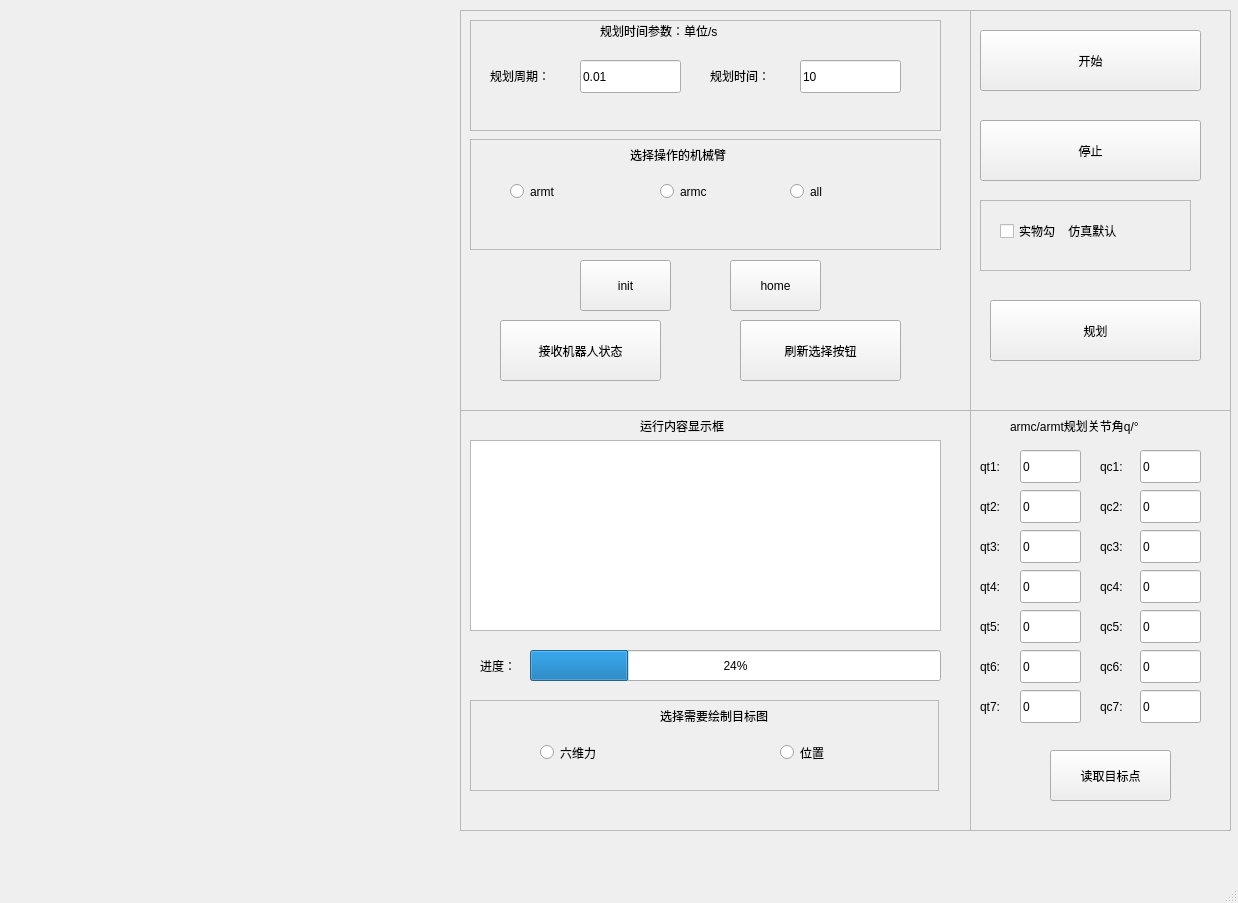
<?xml version="1.0" encoding="UTF-8"?>
<ui version="4.0">
 <class>ArmctForm1</class>
 <widget class="QMainWindow" name="ArmctForm1">
  <property name="geometry">
   <rect>
    <x>0</x>
    <y>0</y>
    <width>1238</width>
    <height>903</height>
   </rect>
  </property>
  <property name="windowTitle">
   <string>MainWindow</string>
  </property>
  <property name="iconSize">
   <size>
    <width>16</width>
    <height>16</height>
   </size>
  </property>
  <property name="animated">
   <bool>false</bool>
  </property>
  <widget class="QWidget" name="centralwidget">
   <widget class="QWidget" name="horizontalLayoutWidget">
    <property name="geometry">
     <rect>
      <x>10</x>
      <y>10</y>
      <width>451</width>
      <height>401</height>
     </rect>
    </property>
    <layout class="QHBoxLayout" name="horizontalLayout_1"/>
   </widget>
   <widget class="QWidget" name="horizontalLayoutWidget_2">
    <property name="geometry">
     <rect>
      <x>10</x>
      <y>410</y>
      <width>451</width>
      <height>421</height>
     </rect>
    </property>
    <layout class="QHBoxLayout" name="horizontalLayout_2"/>
   </widget>
   <widget class="QWidget" name="horizontalLayoutWidget_5">
    <property name="geometry">
     <rect>
      <x>460</x>
      <y>410</y>
      <width>511</width>
      <height>421</height>
     </rect>
    </property>
    <layout class="QHBoxLayout" name="horizontalLayout_5">
     <item>
      <widget class="QFrame" name="frame">
       <property name="frameShape">
        <enum>QFrame::StyledPanel</enum>
       </property>
       <property name="frameShadow">
        <enum>QFrame::Raised</enum>
       </property>
       <widget class="QTextEdit" name="textEdit">
        <property name="geometry">
         <rect>
          <x>10</x>
          <y>30</y>
          <width>471</width>
          <height>191</height>
         </rect>
        </property>
       </widget>
       <widget class="QLabel" name="label">
        <property name="geometry">
         <rect>
          <x>180</x>
          <y>0</y>
          <width>131</width>
          <height>31</height>
         </rect>
        </property>
        <property name="text">
         <string>运行内容显示框</string>
        </property>
       </widget>
       <widget class="QProgressBar" name="progressBar">
        <property name="geometry">
         <rect>
          <x>70</x>
          <y>240</y>
          <width>411</width>
          <height>31</height>
         </rect>
        </property>
        <property name="value">
         <number>24</number>
        </property>
       </widget>
       <widget class="QLabel" name="label_15">
        <property name="geometry">
         <rect>
          <x>20</x>
          <y>240</y>
          <width>51</width>
          <height>31</height>
         </rect>
        </property>
        <property name="text">
         <string>进度：</string>
        </property>
       </widget>
       <widget class="QFrame" name="frame_7">
        <property name="geometry">
         <rect>
          <x>10</x>
          <y>290</y>
          <width>469</width>
          <height>91</height>
         </rect>
        </property>
        <property name="frameShape">
         <enum>QFrame::StyledPanel</enum>
        </property>
        <property name="frameShadow">
         <enum>QFrame::Raised</enum>
        </property>
        <widget class="QLabel" name="label_19">
         <property name="geometry">
          <rect>
           <x>190</x>
           <y>0</y>
           <width>141</width>
           <height>31</height>
          </rect>
         </property>
         <property name="text">
          <string>选择需要绘制目标图</string>
         </property>
        </widget>
        <widget class="QRadioButton" name="radioButton_force">
         <property name="geometry">
          <rect>
           <x>70</x>
           <y>40</y>
           <width>91</width>
           <height>25</height>
          </rect>
         </property>
         <property name="text">
          <string>六维力</string>
         </property>
        </widget>
        <widget class="QRadioButton" name="radioButton_pos">
         <property name="geometry">
          <rect>
           <x>310</x>
           <y>40</y>
           <width>91</width>
           <height>25</height>
          </rect>
         </property>
         <property name="text">
          <string>位置</string>
         </property>
        </widget>
       </widget>
      </widget>
     </item>
    </layout>
   </widget>
   <widget class="QWidget" name="horizontalLayoutWidget_6">
    <property name="geometry">
     <rect>
      <x>460</x>
      <y>10</y>
      <width>511</width>
      <height>401</height>
     </rect>
    </property>
    <layout class="QHBoxLayout" name="horizontalLayout_6">
     <item>
      <widget class="QFrame" name="frame_4">
       <property name="frameShape">
        <enum>QFrame::StyledPanel</enum>
       </property>
       <property name="frameShadow">
        <enum>QFrame::Raised</enum>
       </property>
       <widget class="QWidget" name="verticalLayoutWidget_3">
        <property name="geometry">
         <rect>
          <x>10</x>
          <y>10</y>
          <width>471</width>
          <height>111</height>
         </rect>
        </property>
        <layout class="QVBoxLayout" name="verticalLayout_3">
         <item>
          <widget class="QFrame" name="frame_3">
           <property name="frameShape">
            <enum>QFrame::StyledPanel</enum>
           </property>
           <property name="frameShadow">
            <enum>QFrame::Raised</enum>
           </property>
           <widget class="QLabel" name="label_14">
            <property name="geometry">
             <rect>
              <x>240</x>
              <y>40</y>
              <width>91</width>
              <height>31</height>
             </rect>
            </property>
            <property name="text">
             <string>规划时间：</string>
            </property>
           </widget>
           <widget class="QLineEdit" name="lineEdit_t">
            <property name="geometry">
             <rect>
              <x>330</x>
              <y>40</y>
              <width>101</width>
              <height>33</height>
             </rect>
            </property>
            <property name="text">
             <string>10</string>
            </property>
           </widget>
           <widget class="QLineEdit" name="lineEdit_T">
            <property name="geometry">
             <rect>
              <x>110</x>
              <y>40</y>
              <width>101</width>
              <height>33</height>
             </rect>
            </property>
            <property name="text">
             <string>0.01</string>
            </property>
           </widget>
           <widget class="QLabel" name="label_12">
            <property name="geometry">
             <rect>
              <x>20</x>
              <y>40</y>
              <width>91</width>
              <height>31</height>
             </rect>
            </property>
            <property name="text">
             <string>规划周期：</string>
            </property>
           </widget>
           <widget class="QLabel" name="label_13">
            <property name="geometry">
             <rect>
              <x>130</x>
              <y>0</y>
              <width>239</width>
              <height>21</height>
             </rect>
            </property>
            <property name="text">
             <string>规划时间参数：单位/s</string>
            </property>
           </widget>
          </widget>
         </item>
        </layout>
       </widget>
       <widget class="QPushButton" name="button_receive">
        <property name="geometry">
         <rect>
          <x>40</x>
          <y>310</y>
          <width>161</width>
          <height>61</height>
         </rect>
        </property>
        <property name="text">
         <string>接收机器人状态</string>
        </property>
        <property name="autoDefault">
         <bool>true</bool>
        </property>
       </widget>
       <widget class="QPushButton" name="button_init">
        <property name="geometry">
         <rect>
          <x>120</x>
          <y>250</y>
          <width>91</width>
          <height>51</height>
         </rect>
        </property>
        <property name="text">
         <string>init</string>
        </property>
        <property name="autoDefault">
         <bool>true</bool>
        </property>
       </widget>
       <widget class="QPushButton" name="button_home">
        <property name="geometry">
         <rect>
          <x>270</x>
          <y>250</y>
          <width>91</width>
          <height>51</height>
         </rect>
        </property>
        <property name="text">
         <string>home</string>
        </property>
        <property name="autoDefault">
         <bool>true</bool>
        </property>
       </widget>
       <widget class="QWidget" name="horizontalLayoutWidget_3">
        <property name="geometry">
         <rect>
          <x>10</x>
          <y>129</y>
          <width>471</width>
          <height>111</height>
         </rect>
        </property>
        <layout class="QHBoxLayout" name="horizontalLayout">
         <item>
          <widget class="QFrame" name="frame_2">
           <property name="frameShape">
            <enum>QFrame::StyledPanel</enum>
           </property>
           <property name="frameShadow">
            <enum>QFrame::Raised</enum>
           </property>
           <widget class="QLabel" name="label_18">
            <property name="geometry">
             <rect>
              <x>160</x>
              <y>0</y>
              <width>151</width>
              <height>31</height>
             </rect>
            </property>
            <property name="text">
             <string>选择操作的机械臂</string>
            </property>
           </widget>
           <widget class="QRadioButton" name="radioButton_robot1">
            <property name="geometry">
             <rect>
              <x>40</x>
              <y>40</y>
              <width>91</width>
              <height>25</height>
             </rect>
            </property>
            <property name="text">
             <string>armt</string>
            </property>
           </widget>
           <widget class="QRadioButton" name="radioButton_robot2">
            <property name="geometry">
             <rect>
              <x>190</x>
              <y>40</y>
              <width>91</width>
              <height>25</height>
             </rect>
            </property>
            <property name="text">
             <string>armc</string>
            </property>
           </widget>
           <widget class="QRadioButton" name="radioButton_all">
            <property name="geometry">
             <rect>
              <x>320</x>
              <y>40</y>
              <width>91</width>
              <height>25</height>
             </rect>
            </property>
            <property name="text">
             <string>all</string>
            </property>
           </widget>
          </widget>
         </item>
        </layout>
       </widget>
       <widget class="QPushButton" name="button_refresh">
        <property name="geometry">
         <rect>
          <x>280</x>
          <y>310</y>
          <width>161</width>
          <height>61</height>
         </rect>
        </property>
        <property name="text">
         <string>刷新选择按钮</string>
        </property>
        <property name="autoDefault">
         <bool>true</bool>
        </property>
       </widget>
      </widget>
     </item>
    </layout>
   </widget>
   <widget class="QWidget" name="verticalLayoutWidget">
    <property name="geometry">
     <rect>
      <x>970</x>
      <y>410</y>
      <width>261</width>
      <height>421</height>
     </rect>
    </property>
    <layout class="QVBoxLayout" name="verticalLayout">
     <item>
      <widget class="QFrame" name="frame_6">
       <property name="frameShape">
        <enum>QFrame::StyledPanel</enum>
       </property>
       <property name="frameShadow">
        <enum>QFrame::Raised</enum>
       </property>
       <widget class="QLabel" name="label_4">
        <property name="geometry">
         <rect>
          <x>10</x>
          <y>160</y>
          <width>31</width>
          <height>33</height>
         </rect>
        </property>
        <property name="text">
         <string>qt4:</string>
        </property>
       </widget>
       <widget class="QLineEdit" name="lineEdit_q5_1">
        <property name="geometry">
         <rect>
          <x>50</x>
          <y>200</y>
          <width>61</width>
          <height>33</height>
         </rect>
        </property>
        <property name="text">
         <string>0</string>
        </property>
       </widget>
       <widget class="QLabel" name="label_5">
        <property name="geometry">
         <rect>
          <x>10</x>
          <y>240</y>
          <width>31</width>
          <height>33</height>
         </rect>
        </property>
        <property name="text">
         <string>qt6:</string>
        </property>
       </widget>
       <widget class="QLineEdit" name="lineEdit_q6_1">
        <property name="geometry">
         <rect>
          <x>50</x>
          <y>240</y>
          <width>61</width>
          <height>33</height>
         </rect>
        </property>
        <property name="text">
         <string>0</string>
        </property>
       </widget>
       <widget class="QLineEdit" name="lineEdit_q4_1">
        <property name="geometry">
         <rect>
          <x>50</x>
          <y>160</y>
          <width>61</width>
          <height>33</height>
         </rect>
        </property>
        <property name="text">
         <string>0</string>
        </property>
       </widget>
       <widget class="QLabel" name="label_7">
        <property name="geometry">
         <rect>
          <x>10</x>
          <y>200</y>
          <width>31</width>
          <height>33</height>
         </rect>
        </property>
        <property name="text">
         <string>qt5:</string>
        </property>
       </widget>
       <widget class="QLabel" name="label_3">
        <property name="geometry">
         <rect>
          <x>40</x>
          <y>0</y>
          <width>171</width>
          <height>31</height>
         </rect>
        </property>
        <property name="text">
         <string>armc/armt规划关节角q/°</string>
        </property>
       </widget>
       <widget class="QLabel" name="label_8">
        <property name="geometry">
         <rect>
          <x>10</x>
          <y>120</y>
          <width>31</width>
          <height>33</height>
         </rect>
        </property>
        <property name="text">
         <string>qt3:</string>
        </property>
       </widget>
       <widget class="QLineEdit" name="lineEdit_q3_1">
        <property name="geometry">
         <rect>
          <x>50</x>
          <y>120</y>
          <width>61</width>
          <height>33</height>
         </rect>
        </property>
        <property name="text">
         <string>0</string>
        </property>
       </widget>
       <widget class="QLabel" name="label_9">
        <property name="geometry">
         <rect>
          <x>10</x>
          <y>80</y>
          <width>31</width>
          <height>33</height>
         </rect>
        </property>
        <property name="text">
         <string>qt2:</string>
        </property>
       </widget>
       <widget class="QLineEdit" name="lineEdit_q2_1">
        <property name="geometry">
         <rect>
          <x>50</x>
          <y>80</y>
          <width>61</width>
          <height>33</height>
         </rect>
        </property>
        <property name="text">
         <string>0</string>
        </property>
       </widget>
       <widget class="QLabel" name="label_10">
        <property name="geometry">
         <rect>
          <x>10</x>
          <y>40</y>
          <width>31</width>
          <height>33</height>
         </rect>
        </property>
        <property name="text">
         <string>qt1:</string>
        </property>
       </widget>
       <widget class="QLineEdit" name="lineEdit_q1_1">
        <property name="geometry">
         <rect>
          <x>50</x>
          <y>40</y>
          <width>61</width>
          <height>33</height>
         </rect>
        </property>
        <property name="text">
         <string>0</string>
        </property>
       </widget>
       <widget class="QPushButton" name="button_read">
        <property name="geometry">
         <rect>
          <x>80</x>
          <y>340</y>
          <width>121</width>
          <height>51</height>
         </rect>
        </property>
        <property name="text">
         <string>读取目标点</string>
        </property>
        <property name="autoDefault">
         <bool>true</bool>
        </property>
       </widget>
       <widget class="QLineEdit" name="lineEdit_q7_1">
        <property name="geometry">
         <rect>
          <x>50</x>
          <y>280</y>
          <width>61</width>
          <height>33</height>
         </rect>
        </property>
        <property name="text">
         <string>0</string>
        </property>
       </widget>
       <widget class="QLabel" name="label_6">
        <property name="geometry">
         <rect>
          <x>10</x>
          <y>280</y>
          <width>31</width>
          <height>33</height>
         </rect>
        </property>
        <property name="text">
         <string>qt7:</string>
        </property>
       </widget>
       <widget class="QLineEdit" name="lineEdit_q3_2">
        <property name="geometry">
         <rect>
          <x>170</x>
          <y>120</y>
          <width>61</width>
          <height>33</height>
         </rect>
        </property>
        <property name="text">
         <string>0</string>
        </property>
       </widget>
       <widget class="QLineEdit" name="lineEdit_q2_2">
        <property name="geometry">
         <rect>
          <x>170</x>
          <y>80</y>
          <width>61</width>
          <height>33</height>
         </rect>
        </property>
        <property name="text">
         <string>0</string>
        </property>
       </widget>
       <widget class="QLineEdit" name="lineEdit_q6_2">
        <property name="geometry">
         <rect>
          <x>170</x>
          <y>240</y>
          <width>61</width>
          <height>33</height>
         </rect>
        </property>
        <property name="text">
         <string>0</string>
        </property>
       </widget>
       <widget class="QLabel" name="label_11">
        <property name="geometry">
         <rect>
          <x>130</x>
          <y>200</y>
          <width>31</width>
          <height>33</height>
         </rect>
        </property>
        <property name="text">
         <string>qc5:</string>
        </property>
       </widget>
       <widget class="QLabel" name="label_16">
        <property name="geometry">
         <rect>
          <x>130</x>
          <y>40</y>
          <width>31</width>
          <height>33</height>
         </rect>
        </property>
        <property name="text">
         <string>qc1:</string>
        </property>
       </widget>
       <widget class="QLineEdit" name="lineEdit_q7_2">
        <property name="geometry">
         <rect>
          <x>170</x>
          <y>280</y>
          <width>61</width>
          <height>33</height>
         </rect>
        </property>
        <property name="text">
         <string>0</string>
        </property>
       </widget>
       <widget class="QLabel" name="label_17">
        <property name="geometry">
         <rect>
          <x>130</x>
          <y>80</y>
          <width>31</width>
          <height>33</height>
         </rect>
        </property>
        <property name="text">
         <string>qc2:</string>
        </property>
       </widget>
       <widget class="QLabel" name="label_20">
        <property name="geometry">
         <rect>
          <x>130</x>
          <y>120</y>
          <width>31</width>
          <height>33</height>
         </rect>
        </property>
        <property name="text">
         <string>qc3:</string>
        </property>
       </widget>
       <widget class="QLineEdit" name="lineEdit_q4_2">
        <property name="geometry">
         <rect>
          <x>170</x>
          <y>160</y>
          <width>61</width>
          <height>33</height>
         </rect>
        </property>
        <property name="text">
         <string>0</string>
        </property>
       </widget>
       <widget class="QLineEdit" name="lineEdit_q5_2">
        <property name="geometry">
         <rect>
          <x>170</x>
          <y>200</y>
          <width>61</width>
          <height>33</height>
         </rect>
        </property>
        <property name="text">
         <string>0</string>
        </property>
       </widget>
       <widget class="QLabel" name="label_21">
        <property name="geometry">
         <rect>
          <x>130</x>
          <y>240</y>
          <width>31</width>
          <height>33</height>
         </rect>
        </property>
        <property name="text">
         <string>qc6:</string>
        </property>
       </widget>
       <widget class="QLineEdit" name="lineEdit_q1_2">
        <property name="geometry">
         <rect>
          <x>170</x>
          <y>40</y>
          <width>61</width>
          <height>33</height>
         </rect>
        </property>
        <property name="text">
         <string>0</string>
        </property>
       </widget>
       <widget class="QLabel" name="label_22">
        <property name="geometry">
         <rect>
          <x>130</x>
          <y>160</y>
          <width>31</width>
          <height>33</height>
         </rect>
        </property>
        <property name="text">
         <string>qc4:</string>
        </property>
       </widget>
       <widget class="QLabel" name="label_23">
        <property name="geometry">
         <rect>
          <x>130</x>
          <y>280</y>
          <width>31</width>
          <height>33</height>
         </rect>
        </property>
        <property name="text">
         <string>qc7:</string>
        </property>
       </widget>
       <zorder>lineEdit_q4_1</zorder>
       <zorder>label_4</zorder>
       <zorder>lineEdit_q5_1</zorder>
       <zorder>label_7</zorder>
       <zorder>label_5</zorder>
       <zorder>lineEdit_q6_1</zorder>
       <zorder>label_3</zorder>
       <zorder>label_8</zorder>
       <zorder>lineEdit_q3_1</zorder>
       <zorder>label_9</zorder>
       <zorder>lineEdit_q2_1</zorder>
       <zorder>label_10</zorder>
       <zorder>lineEdit_q1_1</zorder>
       <zorder>button_read</zorder>
       <zorder>lineEdit_q7_1</zorder>
       <zorder>label_6</zorder>
       <zorder>lineEdit_q3_2</zorder>
       <zorder>lineEdit_q2_2</zorder>
       <zorder>lineEdit_q6_2</zorder>
       <zorder>label_11</zorder>
       <zorder>label_16</zorder>
       <zorder>lineEdit_q7_2</zorder>
       <zorder>label_17</zorder>
       <zorder>label_20</zorder>
       <zorder>lineEdit_q4_2</zorder>
       <zorder>lineEdit_q5_2</zorder>
       <zorder>label_21</zorder>
       <zorder>lineEdit_q1_2</zorder>
       <zorder>label_22</zorder>
       <zorder>label_23</zorder>
      </widget>
     </item>
    </layout>
   </widget>
   <widget class="QWidget" name="verticalLayoutWidget_2">
    <property name="geometry">
     <rect>
      <x>970</x>
      <y>10</y>
      <width>261</width>
      <height>401</height>
     </rect>
    </property>
    <layout class="QVBoxLayout" name="verticalLayout_2">
     <item>
      <widget class="QFrame" name="frame_5">
       <property name="frameShape">
        <enum>QFrame::StyledPanel</enum>
       </property>
       <property name="frameShadow">
        <enum>QFrame::Raised</enum>
       </property>
       <widget class="QPushButton" name="button_begin">
        <property name="geometry">
         <rect>
          <x>10</x>
          <y>20</y>
          <width>221</width>
          <height>61</height>
         </rect>
        </property>
        <property name="text">
         <string>开始</string>
        </property>
        <property name="iconSize">
         <size>
          <width>16</width>
          <height>16</height>
         </size>
        </property>
        <property name="autoRepeat">
         <bool>false</bool>
        </property>
        <property name="autoExclusive">
         <bool>false</bool>
        </property>
        <property name="autoRepeatDelay">
         <number>400</number>
        </property>
        <property name="autoRepeatInterval">
         <number>200</number>
        </property>
        <property name="autoDefault">
         <bool>true</bool>
        </property>
        <property name="flat">
         <bool>false</bool>
        </property>
       </widget>
       <widget class="QPushButton" name="button_stop">
        <property name="geometry">
         <rect>
          <x>10</x>
          <y>110</y>
          <width>221</width>
          <height>61</height>
         </rect>
        </property>
        <property name="text">
         <string>停止</string>
        </property>
        <property name="autoDefault">
         <bool>true</bool>
        </property>
       </widget>
       <widget class="QWidget" name="layoutWidget_2">
        <property name="geometry">
         <rect>
          <x>10</x>
          <y>190</y>
          <width>211</width>
          <height>71</height>
         </rect>
        </property>
        <layout class="QVBoxLayout" name="verticalLayout_4">
         <item>
          <widget class="QFrame" name="frame_8">
           <property name="frameShape">
            <enum>QFrame::StyledPanel</enum>
           </property>
           <property name="frameShadow">
            <enum>QFrame::Raised</enum>
           </property>
           <widget class="QCheckBox" name="checkBox">
            <property name="geometry">
             <rect>
              <x>20</x>
              <y>20</y>
              <width>151</width>
              <height>22</height>
             </rect>
            </property>
            <property name="text">
             <string>实物勾    仿真默认</string>
            </property>
           </widget>
          </widget>
         </item>
        </layout>
       </widget>
       <widget class="QPushButton" name="button_plan">
        <property name="geometry">
         <rect>
          <x>20</x>
          <y>290</y>
          <width>211</width>
          <height>61</height>
         </rect>
        </property>
        <property name="text">
         <string>规划</string>
        </property>
        <property name="autoDefault">
         <bool>true</bool>
        </property>
       </widget>
      </widget>
     </item>
    </layout>
   </widget>
  </widget>
  <widget class="QMenuBar" name="menubar">
   <property name="geometry">
    <rect>
     <x>0</x>
     <y>0</y>
     <width>1238</width>
     <height>31</height>
    </rect>
   </property>
   <property name="defaultUp">
    <bool>false</bool>
   </property>
  </widget>
  <widget class="QStatusBar" name="statusbar"/>
 </widget>
 <resources/>
 <connections/>
</ui>
